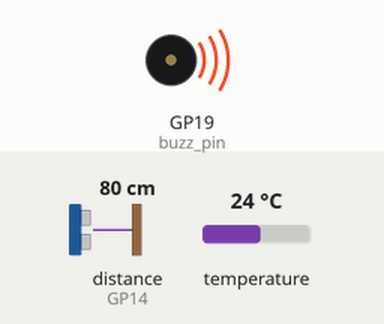
Simulated run of this sketch. Board: Raspberry Pi Pico. Parts: buzzer (waves = sounding, pin HIGH). Wiring (inferred from the names in the program): ultrasonic range finder: trigger GP15; echo GP14. Inputs (shaded band) come from the test bench; at power-on: distance to the obstacle (sensor on GP14) 80 cm, temperature 24 °C. The echo pulse lasts 58.3 µs per cm; pins used as bus, display or sensor lines are not drawn; what the sketch prints to the serial monitor is not drawn.

Above: at 1.2 s.
1.3 s: distance to the obstacle (sensor on GP14) set to 18 cm
At 1.9 s:
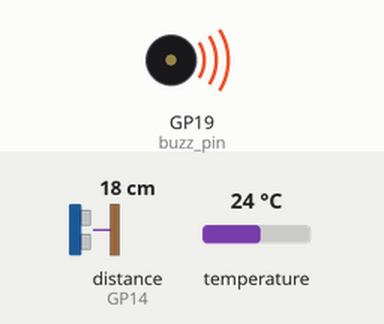
2.8 s: distance to the obstacle (sensor on GP14) set to 35 cm
At 4.0 s:
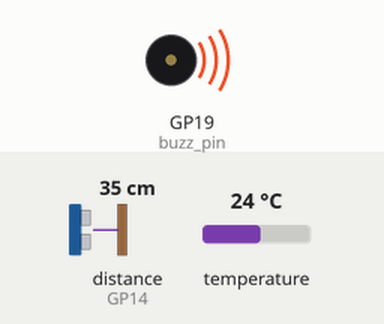
4.3 s: distance to the obstacle (sensor on GP14) set to 60 cm
At 5.4 s:
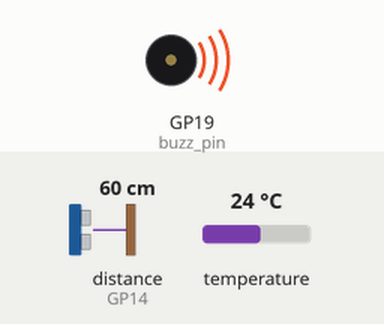
5.8 s: temperature set to 12 °C
At 6.4 s:
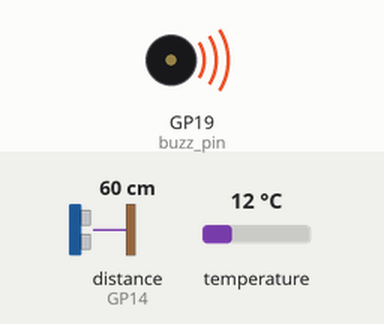
7.3 s: temperature set to 19 °C
At 8.7 s:
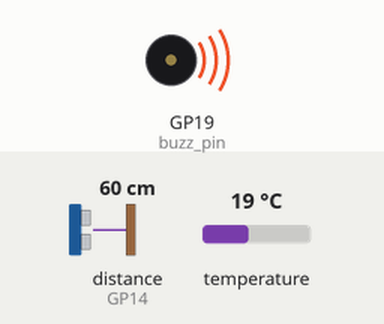
Timing chart, 0 to 9.8 s (numbered marks = the images above; inputs shaded):
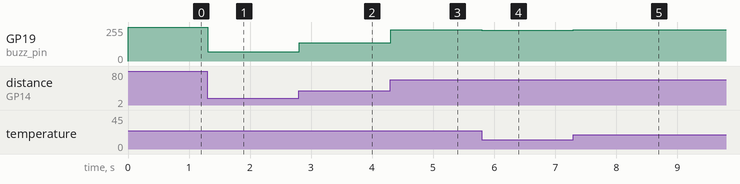

The sketch:

pico_ultrasonic_proximity_sensor.ino
```cpp
/*
* Ultrasonic Proximity Sensor with Raspberry Pi Pico
* by R. Pelayo
*
* tutorial: https://www.teachmemicro.com/interfacing-hc-sr04-ultrasonic-sensor-with-raspberry-pi-pico/
*/

//Pin assignments
const int buzz_pin = 19;
const int trig_pin = 15;
const int echo_pin = 14;

//Speed of sound in m/s
#define SOUND_SPEED 331.3
//Trigger pulse
#define TRIG_PULSE_DURATION_US 10

//A template for writing serial outputs in one-line only
template <typename T>
Print& operator<<(Print& printer, T value)
{
    printer.print(value);
    return printer;
}

void setup() {
  Serial.begin(115200);
  pinMode(trig_pin, OUTPUT);
  pinMode(echo_pin, INPUT);
  pinMode(buzz_pin, OUTPUT);
  //PWM settings for the buzzer
  analogWriteFreq(1000);
  analogWriteResolution(16);

}

void loop() {
  float distance_cm = getDistance();
  //Do not print out distance values = zero
  if (distance_cm > 0.00)
    Serial << "Distance (cm): " << distance_cm << '\n';

  //Buzzer duty-cycle varies with obstacle distance
  analogWrite(buzz_pin, distance_cm * 1000.00);
}

float getDistance() {

  unsigned long echo_time;
  //Send out 10 microsecond pulse to TRIGGER pin
  digitalWrite(trig_pin, LOW);
  delayMicroseconds(2);
  digitalWrite(trig_pin, HIGH);
  delayMicroseconds(TRIG_PULSE_DURATION_US);
  digitalWrite(trig_pin, LOW);
  //Read pulse from ECHO pin
  echo_time = pulseIn(echo_pin, HIGH);
  //Compute obstacle distance, with consideration for temperature
  float comp_sound_speed = SOUND_SPEED + 0.606 * analogReadTemp();
  float distance_cm = 0.0001 * (echo_time * comp_sound_speed) / 2;
  return distance_cm;
}
```

Measured:
- after the input at 1.3 s, GP19 (buzz_pin): 255/255 → 70/255 at once
- after the input at 2.8 s, GP19 (buzz_pin): 70/255 → 137/255 at once
- after the input at 4.3 s, GP19 (buzz_pin): 137/255 → 235/255 at once
- after the input at 5.8 s, GP19 (buzz_pin): 235/255 → 230/255 at once
- after the input at 7.3 s, GP19 (buzz_pin): 230/255 → 233/255 at once
